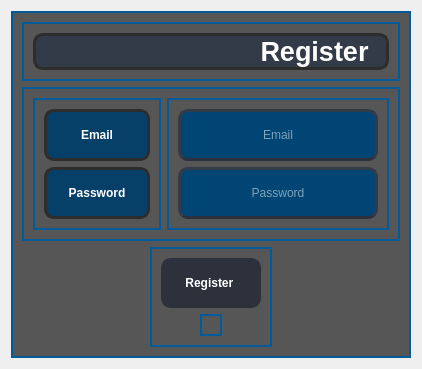
            <widget class="QWidget" name="page_2">
             <layout class="QVBoxLayout" name="verticalLayout_6">
              <item>
               <widget class="QFrame" name="frameglobale_2">
                <property name="minimumSize">
                 <size>
                  <width>400</width>
                  <height>0</height>
                 </size>
                </property>
                <property name="sizeIncrement">
                 <size>
                  <width>300</width>
                  <height>300</height>
                 </size>
                </property>
                <property name="styleSheet">
                 <string notr="true">QFrame{
	background-color: rgb(86, 86, 86);
	background-color: rgb(85, 255, 255)
	color: rgb(255, 255, 255);
	border: 2px solid rgb(1, 90, 153);
}
QLineEdit {
	border: 2px solid rgb(0, 93, 159);
	border-radius: 10px;
	padding: 15px;
	background-color: rgb(0, 69, 116);
	color: rgb(255, 255, 255);
}
QLineEdit:hover {
	border: 2px solid rgb(0, 66, 124);
}
QLineEdit:focus {
	border: 2px solid rgb(206, 206, 206);
	color: rgb(200, 200, 200);
}
QPushButton {
	border: 2px solid rgb(45, 45, 45);
	border-radius: 10px;
	padding: 15px;
	background-color:rgb(14, 13, 24);
	color: rgb(255, 255, 255);
}
QPushButton:hover {
	border: 2px solid rgb(0, 66, 124);
}
QLabel{
	border:3px solid  rgb(45, 45, 45);
	border-radius: 10px;
	
	background-color: rgb(6, 63, 104);
}
QCheckBox{
	color: rgb(255, 255, 255);
	padding: 10px;
}
QCheckBox::indicator {
    border: 3px solid rgb(0, 93, 159);
	width: 20px;
	height: 20px;
	border-radius: 10px;
    background:rgb(0, 0, 0);
}
QCheckBox::indicator:hover {
    border: 3px solid rgb(255, 255, 255);
}
QCheckBox::indicator:checked {
    background: 3px solid rgb(34, 34, 34);

}
</string>
                </property>
                <property name="frameShape">
                 <enum>QFrame::StyledPanel</enum>
                </property>
                <property name="frameShadow">
                 <enum>QFrame::Raised</enum>
                </property>
                <layout class="QVBoxLayout" name="verticalLayout_14">
                 <item>
                  <widget class="QFrame" name="frame_icon_2">
                   <property name="frameShape">
                    <enum>QFrame::StyledPanel</enum>
                   </property>
                   <property name="frameShadow">
                    <enum>QFrame::Raised</enum>
                   </property>
                   <layout class="QHBoxLayout" name="horizontalLayout_9">
                    <item>
                     <widget class="QLabel" name="label_2">
                      <property name="minimumSize">
                       <size>
                        <width>20</width>
                        <height>0</height>
                       </size>
                      </property>
                      <property name="font">
                       <font>
                        <pointsize>20</pointsize>
                        <weight>75</weight>
                        <bold>true</bold>
                       </font>
                      </property>
                      <property name="focusPolicy">
                       <enum>Qt::NoFocus</enum>
                      </property>
                      <property name="styleSheet">
                       <string notr="true">color: rgb(255, 255, 255);
background-color: rgb(52, 59, 72);</string>
                      </property>
                      <property name="text">
                       <string>                             Register</string>
                      </property>
                     </widget>
                    </item>
                   </layout>
                  </widget>
                 </item>
                 <item>
                  <widget class="QFrame" name="infolabeltext_2">
                   <property name="frameShape">
                    <enum>QFrame::StyledPanel</enum>
                   </property>
                   <property name="frameShadow">
                    <enum>QFrame::Raised</enum>
                   </property>
                   <layout class="QHBoxLayout" name="horizontalLayout_10">
                    <item>
                     <widget class="QFrame" name="infolebel_2">
                      <property name="styleSheet">
                       <string notr="true">color: rgb(255, 255, 255);</string>
                      </property>
                      <property name="frameShape">
                       <enum>QFrame::StyledPanel</enum>
                      </property>
                      <property name="frameShadow">
                       <enum>QFrame::Raised</enum>
                      </property>
                      <layout class="QVBoxLayout" name="verticalLayout_15">
                       <item>
                        <widget class="QLabel" name="emaillabel_2">
                         <property name="minimumSize">
                          <size>
                           <width>100</width>
                           <height>50</height>
                          </size>
                         </property>
                         <property name="font">
                          <font>
                           <weight>75</weight>
                           <bold>true</bold>
                          </font>
                         </property>
                         <property name="styleSheet">
                          <string notr="true"/>
                         </property>
                         <property name="text">
                          <string>Email</string>
                         </property>
                         <property name="alignment">
                          <set>Qt::AlignCenter</set>
                         </property>
                        </widget>
                       </item>
                       <item>
                        <widget class="QLabel" name="passwordlabel_2">
                         <property name="minimumSize">
                          <size>
                           <width>100</width>
                           <height>50</height>
                          </size>
                         </property>
                         <property name="font">
                          <font>
                           <weight>75</weight>
                           <bold>true</bold>
                          </font>
                         </property>
                         <property name="styleSheet">
                          <string notr="true"/>
                         </property>
                         <property name="text">
                          <string>Password</string>
                         </property>
                         <property name="alignment">
                          <set>Qt::AlignCenter</set>
                         </property>
                        </widget>
                       </item>
                      </layout>
                     </widget>
                    </item>
                    <item>
                     <widget class="QFrame" name="infotext_2">
                      <property name="styleSheet">
                       <string notr="true">color: rgb(255, 255, 255);</string>
                      </property>
                      <property name="frameShape">
                       <enum>QFrame::StyledPanel</enum>
                      </property>
                      <property name="frameShadow">
                       <enum>QFrame::Raised</enum>
                      </property>
                      <layout class="QVBoxLayout" name="verticalLayout_16">
                       <item alignment="Qt::AlignHCenter">
                        <widget class="QLineEdit" name="registeremailtext">
                         <property name="minimumSize">
                          <size>
                           <width>200</width>
                           <height>50</height>
                          </size>
                         </property>
                         <property name="maximumSize">
                          <size>
                           <width>200</width>
                           <height>16777215</height>
                          </size>
                         </property>
                         <property name="styleSheet">
                          <string notr="true">border:3px solid  ;
border-left-color: rgb(52, 59, 72);
border-right-color: rgb(52, 59, 72);
border-top-color: rgb(52, 59, 72);
border-bottom-color: rgb(44, 49, 60);</string>
                         </property>
                         <property name="alignment">
                          <set>Qt::AlignCenter</set>
                         </property>
                         <property name="placeholderText">
                          <string>Email</string>
                         </property>
                        </widget>
                       </item>
                       <item alignment="Qt::AlignHCenter">
                        <widget class="QLineEdit" name="registerpasswordtest">
                         <property name="minimumSize">
                          <size>
                           <width>200</width>
                           <height>50</height>
                          </size>
                         </property>
                         <property name="maximumSize">
                          <size>
                           <width>200</width>
                           <height>16777215</height>
                          </size>
                         </property>
                         <property name="styleSheet">
                          <string notr="true">border:3px solid  ;
border-left-color: rgb(52, 59, 72);
border-right-color: rgb(52, 59, 72);
border-top-color: rgb(52, 59, 72);
border-bottom-color: rgb(44, 49, 60);</string>
                         </property>
                         <property name="echoMode">
                          <enum>QLineEdit::Password</enum>
                         </property>
                         <property name="alignment">
                          <set>Qt::AlignCenter</set>
                         </property>
                         <property name="placeholderText">
                          <string>Password</string>
                         </property>
                        </widget>
                       </item>
                      </layout>
                     </widget>
                    </item>
                   </layout>
                  </widget>
                 </item>
                 <item alignment="Qt::AlignHCenter">
                  <widget class="QFrame" name="subbottonloginpage_2">
                   <property name="frameShape">
                    <enum>QFrame::StyledPanel</enum>
                   </property>
                   <property name="frameShadow">
                    <enum>QFrame::Raised</enum>
                   </property>
                   <layout class="QVBoxLayout" name="verticalLayout_17">
                    <item alignment="Qt::AlignHCenter">
                     <widget class="QPushButton" name="registerregister_btn">
                      <property name="minimumSize">
                       <size>
                        <width>100</width>
                        <height>50</height>
                       </size>
                      </property>
                      <property name="maximumSize">
                       <size>
                        <width>150</width>
                        <height>50</height>
                       </size>
                      </property>
                      <property name="font">
                       <font>
                        <weight>75</weight>
                        <bold>true</bold>
                       </font>
                      </property>
                      <property name="styleSheet">
                       <string notr="true">

QPushButton {
border:3px solid  rgb(44, 49, 60);
border-radius: 10px;
color: rgb(255, 255, 255);
background-color: rgb(44, 49, 60);
}
QPushButton:hover {
	border:3px solid ;
    
	
	border-color: rgb(67, 72, 88);
	background-color: rgb(67, 72, 88);
}

</string>
                      </property>
                      <property name="text">
                       <string>Register </string>
                      </property>
                     </widget>
                    </item>
                    <item alignment="Qt::AlignHCenter">
                     <widget class="QFrame" name="butonsloginepage_2">
                      <property name="styleSheet">
                       <string notr="true">color: rgb(255, 255, 255);</string>
                      </property>
                      <property name="frameShape">
                       <enum>QFrame::StyledPanel</enum>
                      </property>
                      <property name="frameShadow">
                       <enum>QFrame::Raised</enum>
                      </property>
                      <layout class="QHBoxLayout" name="horizontalLayout_11"/>
                     </widget>
                    </item>
                   </layout>
                  </widget>
                 </item>
                </layout>
               </widget>
              </item>
             </layout>
            </widget>
